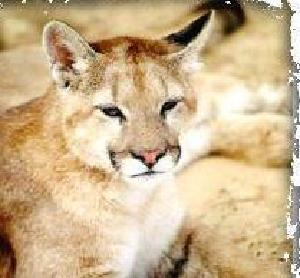
#> input picture Project 1/cougar_face/image_0001.jpg, 300 x 278 px; its folder holds 4 pictures in this run
$ jupyter execute --allow-errors analysis.ipynb
#> lines starting #> are read from the running program, lines starting #| are printed output that depends on the picture
[cell 1]
import os
import numpy as np
from PIL import Image
import pandas as pd

from sklearn.model_selection import train_test_split
from sklearn.preprocessing import StandardScaler

[cell 2]
# --------------------------------------------------
# Settings
# --------------------------------------------------

FACE_DIR = "cougar_face"
BODY_DIR = "cougar_body"

IMAGE_SIZE = (32, 32)

# Labels
FACE_LABEL = 1
BODY_LABEL = -1


# --------------------------------------------------
# Load and preprocess one image
# --------------------------------------------------

def preprocess_image(image_path, image_size=(64, 64)):
    """
    Load an image, resize it, convert it to grayscale,
    and flatten it into a 1D feature vector.
    """
#> called with image_path = 'cougar_face/image_0001.jpg', image_size = (32, 32)

    image = Image.open(image_path)
#> image is the input picture: PIL image 300x278 RGB; mean R, G, B 204.6, 180.2, 142.9

    # Convert to grayscale
    image = image.convert("L")
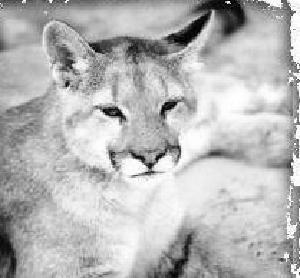
#> image: PIL image 300x278 L; min 0, max 255, mean 183.3

    # Resize to fixed dimensions
    image = image.resize(image_size)
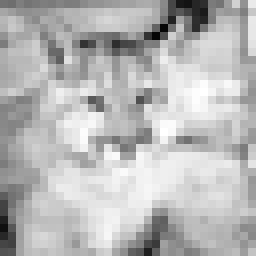
#> image: PIL image 32x32 L (shown 8 times larger); min 6, max 255, mean 183.3

    # Convert to NumPy array
    image_array = np.asarray(image, dtype=np.float64)

    # Flatten from (height, width) -> (height * width,)
    feature_vector = image_array.flatten()
#> feature_vector = 1024 values, max 255 at index 377, min 6 at index 116, mean 183.3

    return feature_vector


# --------------------------------------------------
# Load all images from one folder
# --------------------------------------------------

def load_class_images(folder_path, label, image_size=(64, 64)):
    """
    Load all valid images from a folder and assign
    the same class label to each image.
    """

    features = []
    labels = []
    paths = []

    valid_extensions = (".jpg", ".jpeg", ".png", ".bmp")

    for filename in sorted(os.listdir(folder_path)):

        if not filename.lower().endswith(valid_extensions):
            continue

        image_path = os.path.join(folder_path, filename)

        try:
            feature_vector = preprocess_image(
                image_path,
                image_size=image_size
            )

            features.append(feature_vector)
            labels.append(label)
            paths.append(image_path)

        except Exception as e:
            print(f"Skipping {image_path}: {e}")
#> pass 2 of the loop in load_class_images, `for filename in sorted(os.listdir(folder_path)):`:
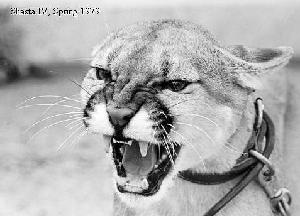
#> input picture Project 1/cougar_face/image_0002.jpg, 300 x 216 px
#> in preprocess_image, image is the input picture: PIL image 300x216 L; min 0, max 255, mean 174.1
#> in preprocess_image (call 2), `image = image.resize(image_size)`:
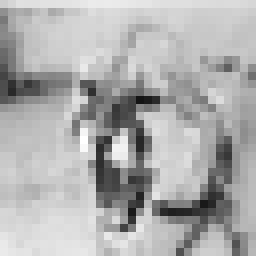
#> image: PIL image 32x32 L (shown 8 times larger); min 20, max 255, mean 174.1
#> in preprocess_image (call 2), `feature_vector = image_array.flatten()`: feature_vector = 1024 values, max 255 at index 554, min 20 at index 401, mean 174.1
#> pass 3 of the loop in load_class_images, `for filename in sorted(os.listdir(folder_path)):`:
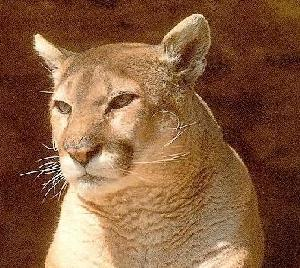
#> input picture Project 1/cougar_face/image_0003.jpg, 300 x 268 px
#> in preprocess_image, image is the input picture: PIL image 300x268 RGB; mean R, G, B 134.7, 93.2, 63.7
#> in preprocess_image (call 3), `image = image.convert("L")`:
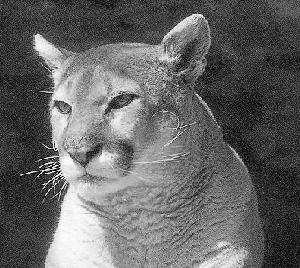
#> image: PIL image 300x268 L; min 2, max 253, mean 102.3
#> in preprocess_image (call 3), `image = image.resize(image_size)`:
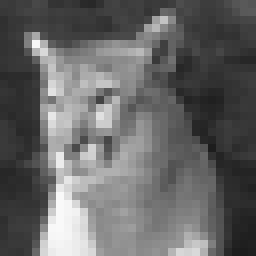
#> image: PIL image 32x32 L (shown 8 times larger); min 28, max 249, mean 102.3
#> in preprocess_image (call 3), `feature_vector = image_array.flatten()`: feature_vector = 1024 values, max 249 at index 775, min 28 at index 1022, mean 102.3
#> the loop made 4 passes; the first 3 are shown

    return features, labels, paths

### Load and combine both classes

[cell 3]
# --------------------------------------------------
# Load both classes
# --------------------------------------------------

face_features, face_labels, face_paths = load_class_images(
    FACE_DIR,
    FACE_LABEL,
    IMAGE_SIZE
)

#> (the rest of this cell did not finish here and is left out)



# Combine both classes
X = np.array(face_features + body_features)
y = np.array(face_labels + body_labels)
image_paths = np.array(face_paths + body_paths)


print("Total samples:", len(X))
print("Cougar-face samples:", len(face_features))
print("Cougar-body samples:", len(body_features))

print("Raw feature matrix shape:", X.shape)
print("Feature dimension:", X.shape[1])

### Train-test split of 75-25

#> (a cell that did not finish here is left out)

### Standardize the pixel features

[cell 5]
scaler = StandardScaler()

# Fit ONLY using training data
#> (the rest of this cell did not finish here and is left out)

### Implement SVM

[cell 6]
class SoftMarginSVM:
    def __init__(
        self,
        C=1.0,
        learning_rate = 0.001,
        decay = 0.01,
        max_iter=10000
    ):
        self.C = C
        self.decay = decay
        self.learning_rate = learning_rate
        self.max_iter = max_iter
        self.w = None
        self.b = None
        self.loss_history = []

    # [126 lines left out: functions _loss, fit, not called in this run]
    def decision_function(self, X):
        return X @ self.w + self.b

    def predict(self, X):
        scores = self.decision_function(X)
        return np.where(scores >= 0, 1, -1)

### Train our baseline model

[cell 7]
svm = SoftMarginSVM(
    C=1.0,
    decay=0.001,
    learning_rate=0.001,
    max_iter=200000
)

#> (the rest of this cell did not finish here and is left out)

### Varying C

[cell 8]
C_values = [0.01, 0.1, 1, 10, 100]

print(
    f"{'C':>8} "
    f"{'Loss':>12} "
    f"{'||w||':>12} "
    f"{'Min Margin':>12} "
    f"{'Violations':>12} "
    f"{'Best Iter':>12}"
)

print("-" * 75)

#> (the rest of this cell did not finish here and is left out)

### Plot 1: training and test accuracy

#> (a cell that did not finish here is left out)

### Plot 2: actual margin

#> (a cell that did not finish here is left out)

### Plot 3: margin violations

#> (a cell that did not finish here is left out)

### Note of the current baseline at this stage
* 32 x 32, grascale, flattened, standarscaler
* probably C = 0.1 based on previous part, and the various parameters

### Phase 1: choose C using training-only cross-validation

[cell 12]
from sklearn.model_selection import StratifiedKFold
from sklearn.preprocessing import StandardScaler
import numpy as np


C_values = [0.01, 0.1, 1, 10, 100]

cv = StratifiedKFold(
    n_splits=5,
    shuffle=True,
    random_state=42
)


print("=" * 75)
print("5-FOLD CROSS-VALIDATION FOR C")
print("=" * 75)

print(
    f"{'C':>8} "
    f"{'Mean Train Acc':>16} "
    f"{'Mean Val Acc':>14} "
    f"{'Val Std':>12}"
)

print("-" * 75)


#> (the rest of this cell did not finish here and is left out)

### Changing the number of pixels we will use, part of preprocessing
* 16 x 16
* 32 x 32
* 64 x 64

[cell 13]
IMAGE_SIZES = [
    (16, 16),
    (32, 32),
    (64, 64)
]

C_FIXED = 0.1

print("=" * 80)
print("5-FOLD CV: EFFECT OF IMAGE RESOLUTION")
print("=" * 80)

print(
    f"{'Image Size':>12} "
    f"{'Features':>10} "
    f"{'Train Acc':>12} "
    f"{'Val Acc':>12} "
    f"{'Val Std':>12}"
)

print("-" * 80)


#> (the rest of this cell did not finish here and is left out)

#> in preprocess_image (call 5), `image = image.resize(image_size)`:
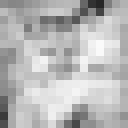
#> image: PIL image 16x16 L (shown 8 times larger); min 38, max 250, mean 183.5
#> in preprocess_image (call 5), `feature_vector = image_array.flatten()`: feature_vector = 256 values, max 250 at index 92, min 38 at index 12, mean 183.5

    body_features, body_labels, body_paths = load_class_images(
        BODY_DIR,
        BODY_LABEL,
        image_size
    )
